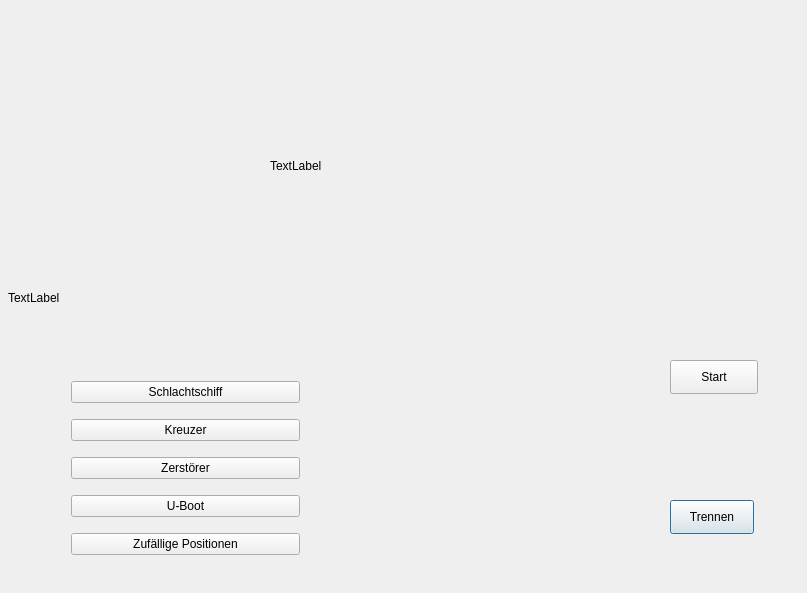
<?xml version="1.0" encoding="UTF-8"?>
<ui version="4.0">
 <class>Spielfeld</class>
 <widget class="QWidget" name="Spielfeld">
  <property name="geometry">
   <rect>
    <x>0</x>
    <y>0</y>
    <width>807</width>
    <height>593</height>
   </rect>
  </property>
  <property name="windowTitle">
   <string>Spielfeld</string>
  </property>
  <widget class="QWidget" name="gridLayoutWidget">
   <property name="geometry">
    <rect>
     <x>10</x>
     <y>10</y>
     <width>371</width>
     <height>331</height>
    </rect>
   </property>
   <layout class="QGridLayout" name="gridLayout_1"/>
  </widget>
  <widget class="QWidget" name="gridLayoutWidget_2">
   <property name="geometry">
    <rect>
     <x>410</x>
     <y>10</y>
     <width>371</width>
     <height>331</height>
    </rect>
   </property>
   <layout class="QGridLayout" name="gridLayout_2"/>
  </widget>
  <widget class="QPushButton" name="Start">
   <property name="geometry">
    <rect>
     <x>670</x>
     <y>360</y>
     <width>88</width>
     <height>34</height>
    </rect>
   </property>
   <property name="text">
    <string>Start</string>
   </property>
  </widget>
  <widget class="QWidget" name="verticalLayoutWidget">
   <property name="geometry">
    <rect>
     <x>60</x>
     <y>360</y>
     <width>251</width>
     <height>220</height>
    </rect>
   </property>
   <layout class="QVBoxLayout" name="verticalLayout">
    <item>
     <widget class="QPushButton" name="pbSchlachtschiff">
      <property name="text">
       <string>Schlachtschiff</string>
      </property>
     </widget>
    </item>
    <item>
     <widget class="QPushButton" name="pbKreuzer">
      <property name="text">
       <string>Kreuzer</string>
      </property>
     </widget>
    </item>
    <item>
     <widget class="QPushButton" name="pbZerstoerer">
      <property name="text">
       <string>Zerstörer</string>
      </property>
     </widget>
    </item>
    <item>
     <widget class="QPushButton" name="pbUboot">
      <property name="text">
       <string>U-Boot</string>
      </property>
     </widget>
    </item>
    <item>
     <widget class="QPushButton" name="ZufallsButton">
      <property name="text">
       <string>Zufällige Positionen</string>
      </property>
     </widget>
    </item>
   </layout>
  </widget>
  <widget class="QPushButton" name="pbDisconnect">
   <property name="geometry">
    <rect>
     <x>670</x>
     <y>500</y>
     <width>84</width>
     <height>34</height>
    </rect>
   </property>
   <property name="text">
    <string>Trennen</string>
   </property>
   <property name="autoDefault">
    <bool>true</bool>
   </property>
   <property name="default">
    <bool>true</bool>
   </property>
  </widget>
  <widget class="QLabel" name="picture">
   <property name="geometry">
    <rect>
     <x>8</x>
     <y>7</y>
     <width>791</width>
     <height>581</height>
    </rect>
   </property>
   <property name="text">
    <string>TextLabel</string>
   </property>
  </widget>
  <widget class="QLabel" name="labelwin">
   <property name="geometry">
    <rect>
     <x>250</x>
     <y>80</y>
     <width>281</width>
     <height>171</height>
    </rect>
   </property>
   <property name="text">
    <string/>
   </property>
  </widget>
  <widget class="QLabel" name="lblose">
   <property name="geometry">
    <rect>
     <x>270</x>
     <y>90</y>
     <width>261</width>
     <height>151</height>
    </rect>
   </property>
   <property name="text">
    <string>TextLabel</string>
   </property>
  </widget>
  <zorder>picture</zorder>
  <zorder>gridLayoutWidget</zorder>
  <zorder>gridLayoutWidget_2</zorder>
  <zorder>Start</zorder>
  <zorder>verticalLayoutWidget</zorder>
  <zorder>pbDisconnect</zorder>
  <zorder>labelwin</zorder>
  <zorder>lblose</zorder>
 </widget>
 <layoutdefault spacing="6" margin="11"/>
 <resources/>
 <connections/>
</ui>
